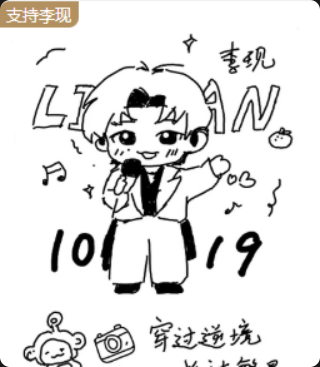
#> input picture data/examples/example1.png, 320 x 367 px
$ python -i centerline.py   (imports and definitions only)
#> lines starting #> are read from the running program, lines starting #| are printed output that depends on the picture
"""中心线策略：Zhang-Suen 细化 + 贪心骨架追踪。"""

from __future__ import annotations

import math

import cv2
import numpy as np

from app.core.pathing.types import Path, Paths


# [118 lines left out: functions zhang_suen_thinning, morphological_skeleton, not called in this run]


def _morphological_skeleton_core(img: np.ndarray) -> np.ndarray:
    skel = np.zeros_like(img)
    element = cv2.getStructuringElement(cv2.MORPH_CROSS, (3, 3))
    # Typical cup canvas is ~550x830; this loop usually finishes in <20 iterations.
    for _ in range(128):
        eroded = cv2.erode(img, element)
        opened = cv2.dilate(eroded, element)
        residue = cv2.subtract(img, opened)
        skel = cv2.bitwise_or(skel, residue)
        img = eroded
        if cv2.countNonZero(img) == 0:
            break
    return skel


# [77 lines left out: function greedy_skeleton_paths, not called in this run]

>>> import cv2
>>> picture = cv2.imread('../../../../data/examples/example1.png')
#> picture is the input picture: shape (367, 320, 3); mean B, G, R 225.7, 226.4, 226.9
#> the loop in _morphological_skeleton_core, `for _ in range(128):` made 1 pass
#> pass 1, in _morphological_skeleton_core, `eroded = cv2.erode(img, element)`:
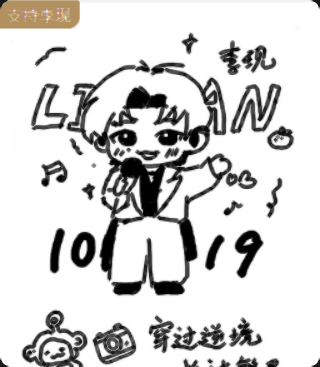
#> eroded: shape (367, 320, 3); mean B, G, R 211.4, 212.3, 212.9
#> pass 1, in _morphological_skeleton_core, `opened = cv2.dilate(eroded, element)`:
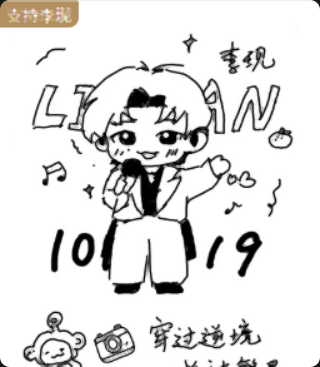
#> opened: shape (367, 320, 3); mean B, G, R 224.5, 225.2, 225.8
#> pass 1, in _morphological_skeleton_core, `residue = cv2.subtract(img, opened)`:
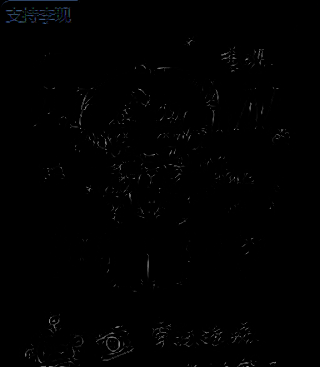
#> residue: shape (367, 320, 3); mean B, G, R 1.3, 1.2, 1.1
#> (the run stopped early here; a loop or call above may not have finished)
